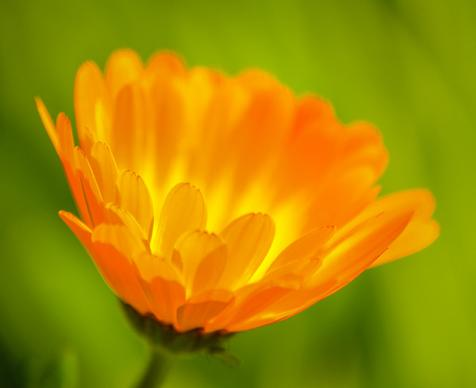
#> input picture pertemuan4/binary_image.jpg, 476 x 388 px
$ python morfologi.py
#> lines starting #> are read from the running program, lines starting #| are printed output that depends on the picture
import cv2
import numpy as np

# Membaca gambar biner
image = cv2.imread('binary_image.jpg', 0)
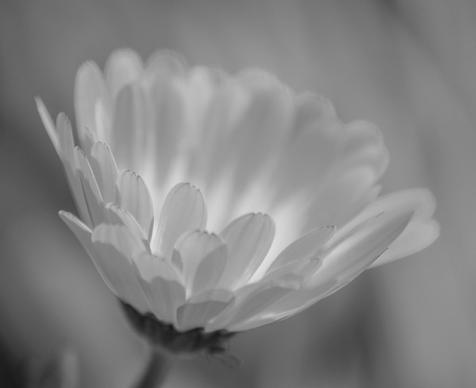
#> image: shape (388, 476); min 25, max 232, mean 131.4

# Mendefinisikan karnel
kernel = np.ones((5, 5), np.uint8)

# Melakukan dilasi dan erosi
dilated_image = cv2.dilate(image, kernel, iterations=1)
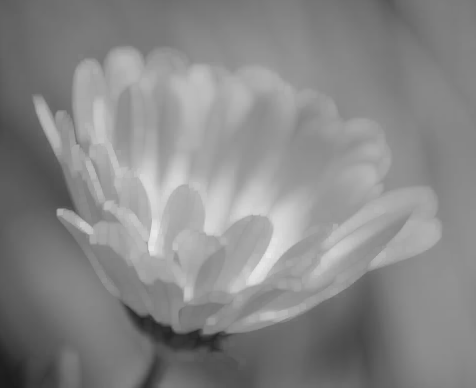
#> dilated_image: shape (388, 476); min 27, max 232, mean 135.5
eroded_image = cv2.erode(image, kernel, iterations=1)
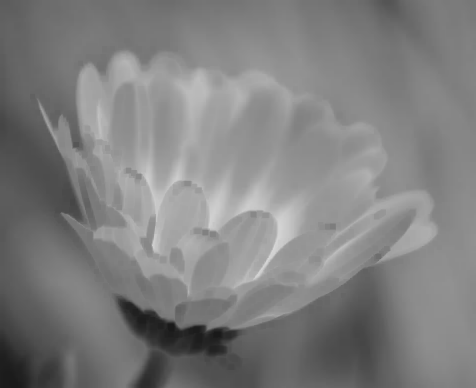
#> eroded_image: shape (388, 476); min 25, max 215, mean 127.3

# Menampilkan hasil
cv2.imshow('Dilated Image', dilated_image)
cv2.imshow('Eroded Image', eroded_image)
cv2.waitKey(0)
cv2.destroyAllWindows()
